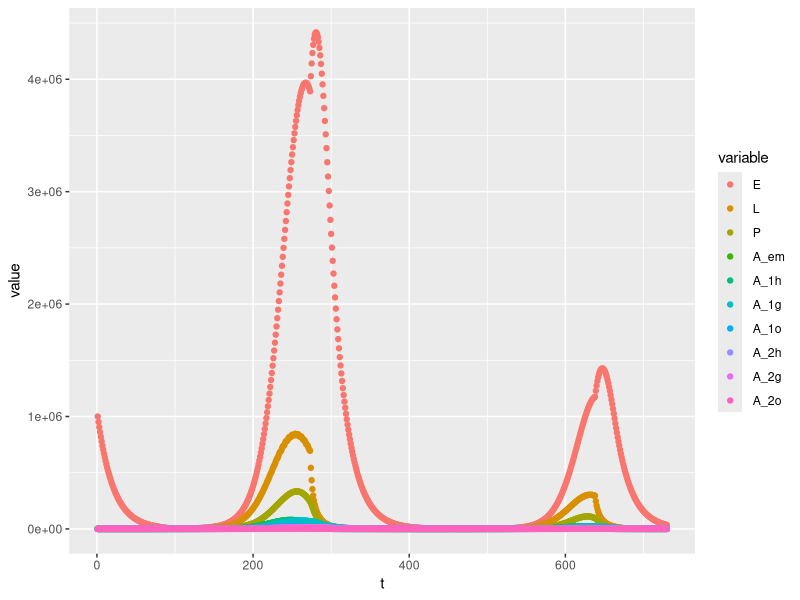

This chart was generated by the following R code:
# Modello Tran 2013

rm(list = ls())

library(deSolve)
library(ggplot2)
library(reshape2) 

#parameters (Tran 2013)

beta_1 = 95 # Number of eggs laid by ovipositing nulliparous females (per female)
beta_2 = 75 # Number of eggs laid by ovipositing parous females (per female)
K_L = 250000 # Standard environment carrying capacity for larvae (larvae ha−1)
K_P = 250000 # Standard environment carrying capacity for pupae (pupae ha−1)
sigma = 0.5 # Sex-ratio at the emergence
mu_E = 0.05 # Egg mortality rate (day−1)
mu_L = 0.08 # Minimum larva mortality rate (day−1)
mu_P = 0.03 # Minimum pupa mortality rate (day−1)
mu_em = 0.1 # Mortality rate during adult emergence (day−1)
mu_A = 0.02 # Minimum adult mortality rate (day−1)
mu_r = 0.08 # Adult mortality rate related to seeking behavior (day−1)
T_E = 10.4 # Minimal temperature needed for egg development (°C)
TDD_E = 110 # Total number of degree-day necessary for egg development (°C)
gamma_Aem = 0.4 # Development rate of emerging adults (day−1)
gamma_Ah = 0.2 # Transition rate from host-seeking to engorged adults (day−1)
gamma_Ao = 0.2 # Transition rate from oviposition site-seeking to host-seeking adults (day−1)
T_Ag = 10 # Minimal temperature needed for egg maturation (°C)
TDD_Ag = 77 # Total number of degree-days necessary for egg maturation (°C)
t_s_diap = 31+28+10 # Start of the favorable season - 10 Mar (for diapause)
t_end_diap = 31+28+31+30+31+30+31+31+30 # End of the favorable season - 30 Sept (for diapause)

t_s = 1 # simulate multiple year
t_end = 365*2

# T and P
d = t_s:t_end
temp = 15 - 13*cos(d/365*2*pi); # temperatura sinusoidale, min 1 gen = 2 gradi, max 1 lug = 28
prec = temp*rep(c(0,0,0,1), length.out = (t_end-t_s+1)) # piove ogni 4 giorni con questa forma strana

# p cumulated over 2 weeks and normalized between 0 and 1 (over a year?)
p_cumm = sapply(1:length(prec), function(x){return(sum(prec[max(1,x-13):x]))})
p_cumm_norm = p_cumm/max(p_cumm)

# functions

f_E = (temp-T_E)/TDD_E *(temp-T_E>0) # Transition function from egg to larva

# WARNING: this should probably depend on praceipitation as well

f_L = - 0.0007*temp^2 + 0.0392 * temp - 0.3911 # Transition function from larva to pupa

# WARNING 1: this function souhld be > 0
f_L = pmax(0, f_L)

f_P = 0.0008*temp^2 - 0.0051 * temp + 0.0319 # Transition function from pupa to emerging adult
f_Ag = (temp-T_Ag)/TDD_Ag *(temp-T_Ag>0) # Transition function from engorged adult to oviposition site—seeking adult
m_L = exp(-temp/0.5) + mu_L # Larva mortality (day−1)
m_P = exp(-temp/0.5) + mu_P # Pupa mortality rate (day−1)
m_A = pmax(mu_A, 0.04417 + 0.00217*temp) # Adult mortality rate (day−1)
k_L = K_L*(p_cumm_norm+1) # Environment carrying capacity of larvae (ha−1)
k_P = K_P*(p_cumm_norm+1) # Environment carrying capacity of pupae (ha−1)

z = 1*(d %% 365 > t_s_diap)*(d %% 365 < t_end_diap)

n_s = 1 # number of locations (added; 1 for no dimension)

# list with parameters to be passed to the ODE system
parms = list(beta_1 = beta_1,
             beta_2 = beta_2,
             K_L = K_L,
             K_P = K_P,
             sigma = sigma,
             mu_E = mu_E,
             mu_em = mu_em,
             mu_r = mu_r,
             gamma_Aem = gamma_Aem,
             gamma_Ah = gamma_Ah,
             gamma_Ao = gamma_Ao,
             f_E = f_E,
             f_L = f_L,
             f_P = f_P,
             f_Ag = f_Ag,
             m_L = m_L,
             m_P = m_P,
             m_A = m_A,
             k_L = k_L,
             k_P = k_P,
             n_s = n_s,
             t_s = t_s,
             z = z) 

df <- function(t, x, parms) {
  
  # initial conditions and paramters
  with(parms, { 
    
    E = x[(1+n_s*0):(1*n_s)]
    L = x[(1+n_s*1):(2*n_s)]
    P = x[(1+n_s*2):(3*n_s)]
    A_em = x[(1+n_s*3):(4*n_s)]
    A_1h = x[(1+n_s*4):(5*n_s)]
    A_1g = x[(1+n_s*5):(6*n_s)]
    A_1o = x[(1+n_s*6):(7*n_s)]
    A_2h = x[(1+n_s*7):(8*n_s)]
    A_2g = x[(1+n_s*8):(9*n_s)]
    A_2o = x[(1+n_s*9):(10*n_s)]
    
    t_n = t[1]-t_s+1 # time of numerical integration
    
    # ODE definition 
    dE = gamma_Ao*(beta_1*A_1o + beta_2*A_2o) - (mu_E + z[t_n]*f_E[t_n])*E
    dL = z[t_n]*f_E[t_n]*E - (m_L[t_n]*(1+L/k_L[t_n]) + f_L[t_n])*L
    dP = f_L[t_n]*L - (m_P[t_n] + f_P[t_n])*P
    dA_em = f_P[t_n]*P*sigma*exp(-mu_em*(1+P/k_P[t_n])) - (m_A[t_n]+gamma_Aem)*A_em
    dA_1h = gamma_Aem*A_em - (m_A[t_n] + mu_r + gamma_Ah)*A_1h
    dA_1g = gamma_Ah*A_1h - (m_A[t_n] + f_Ag[t_n])*A_1g
    dA_1o = f_Ag[t_n]*A_1g - (m_A[t_n] + mu_r + gamma_Ao)*A_1o
    dA_2h = gamma_Ao*(A_1o + A_2o) - (m_A[t_n] + mu_r + gamma_Ah)*A_2h
    dA_2g = gamma_Ah*A_2h - (m_A[t_n] + f_Ag[t_n])*A_2g
    dA_2o = f_Ag[t_n]*A_2g - (m_A[t_n] + mu_r + gamma_Ao)*A_2o
    
    dx <- c(dE, dL, dP, dA_em, dA_1h, dA_1g, dA_1o, dA_2h, dA_2g, dA_2o)
    
    return(list(dx))})
}

# System initialization
E0 = 10^6 # at 1st of January
L0 = 0
P0 = 0
A_em0 = 0
A_1h0 = 0
A_1g0 = 0
A_1o0 = 0
A_2h0 = 0
A_2g0 = 0
A_2o0 = 0

l_sim = 365

X_0 = c(E0, L0, P0, A_em0, A_1h0, A_1g0, A_1o0, A_2h0, A_2g0, A_2o0)

#integration
Sim <- as.data.frame(ode(X_0, d, df, parms))

#plot
colnames(Sim) = c("t", " E", " L", " P", " A_em", " A_1h", " A_1g", " A_1o", " A_2h", " A_2g", " A_2o")
Sim_m = reshape2::melt(Sim, id = 't')

ggplot(Sim_m, aes(x = t, y = value, color = variable))+
  geom_point()
